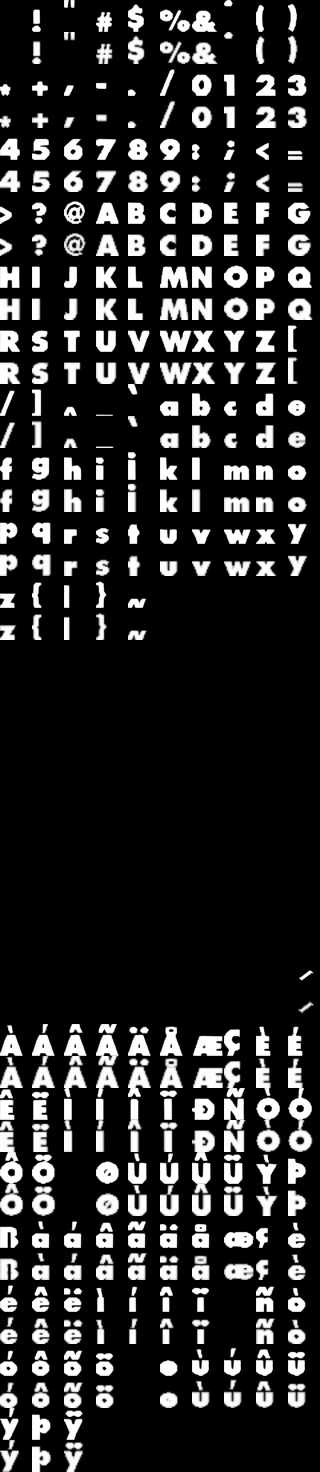
#> input picture re/analysis/frontend_layout/msdf_validation.png, 960 x 4416 px (shown at 1/3 size)
$ python build_msdf_font.py --in ../analysis/frontend_layout/msdf_validation.png
#> lines starting #> are read from the running program, lines starting #| are printed output that depends on the picture; after the words box and inside, x2 and y2 are one past the last pixel; in counts of white or black regions, pixels touching at a corner belong together
#!/usr/bin/env python3
"""
build_msdf_font.py  -- TD5RE frontend MSDF font atlas generator.

Converts a grid bitmap font atlas (e.g. BodyText.png, 10 cols x 23 rows of
24x24 white-on-black glyph cells) into a Multi-channel Signed Distance Field
(MSDF) atlas with the SAME logical grid, so the existing frontend UV math
(u0=col/cols, v0=row/rows, ...) works verbatim -- only the texture page and
pixel shader change at draw time.

Self-contained: numpy + scipy + scikit-image + opencv (cv2) + Pillow.
No external msdfgen / potrace binary needed.

Pipeline per glyph cell:
  1. extract the source cell, build a coverage field in [0,1]
  2. trace the 0.5 iso-contour (sub-pixel) with skimage.measure.find_contours
  3. simplify each closed contour (Douglas-Peucker / cv2.approxPolyDP)
  4. edge-color the contour segments (Chlumsky "simple" coloring) so sharp
     corners are preserved by the runtime median(r,g,b)
  5. for each colour channel, signed distance = sign(inside) * min distance to
     the nearest segment carrying that channel; encode into [0,1] over a fixed
     px range
  6. pack the SxS MSDF cell into the atlas at (col*S, row*S)

Offline validation (default on): reconstruct every glyph using the exact
runtime shader math (median + smoothstep) at high resolution, tile into a
sheet, and report mean IoU vs a supersampled rasterisation of the source so we
KNOW the atlas is faithful before building the game.

Usage:
  python re/tools/build_msdf_font.py
  python re/tools/build_msdf_font.py --in re/assets/frontend/BodyText.png \
        --out re/assets/frontend/BodyText_msdf.png --cell 64 --range 6
"""
import argparse, json, os, sys
import numpy as np

try:
    import cv2
except Exception as e:
    print("ERROR: opencv (cv2) required:", e); sys.exit(1)
from skimage import measure
from PIL import Image

# ---- MSDF edge colours (bit masks over R=1,G=2,B=4) -------------------------
BLACK, RED, GREEN, YELLOW, BLUE, MAGENTA, CYAN, WHITE = 0, 1, 2, 3, 4, 5, 6, 7


def switch_color(color, seed, banned=BLACK):
    """msdfgen edgeColoringSimple switchColor()."""
    combined = color & banned
    if combined in (RED, GREEN, BLUE):
        return combined ^ WHITE, seed
    if color in (BLACK, WHITE):
        start = (CYAN, MAGENTA, YELLOW)
        c = start[seed % 3]
        return c, seed // 3
    shifted = color << (1 + (seed & 1))
    c = (shifted | (shifted >> 3)) & WHITE
    return c, seed >> 1


def simplify_contour(pts, eps):
    """pts: Nx2 float (x,y). Returns simplified closed polygon Mx2 float."""
    cnt = pts.astype(np.float32).reshape(-1, 1, 2)
    approx = cv2.approxPolyDP(cnt, eps, True).reshape(-1, 2).astype(np.float64)
    return approx


def color_contour(poly, angle_thresh_deg):
    """Assign an edge colour mask to each edge of a closed polygon.
    Returns list of (p0, p1, colormask). Smooth runs share a colour; colour
    switches at every sharp corner so median(r,g,b) reconstructs the corner."""
    n = len(poly)
    if n < 2:
        return []
    # edge directions
    edges = [(poly[i], poly[(i + 1) % n]) for i in range(n)]
    dirs = []
    for a, b in edges:
        d = b - a
        L = np.hypot(d[0], d[1])
        dirs.append(d / L if L > 1e-9 else np.array([0.0, 0.0]))
    cos_th = np.cos(np.radians(angle_thresh_deg))
    # corner at vertex i = between edge i-1 and edge i
    is_corner = []
    for i in range(n):
        din = dirs[i - 1]
        dout = dirs[i]
        dot = float(np.dot(din, dout))
        is_corner.append(dot < cos_th)  # sharp turn => corner
    n_corners = sum(is_corner)
    colored = []
    if n_corners == 0:
        # smooth loop (e.g. 'O' outline): single colour is wrong for median,
        # split into two halves with two colours sharing one channel.
        col = CYAN
        for i, (a, b) in enumerate(edges):
            c = CYAN if i < n // 2 else MAGENTA
            colored.append((a, b, c))
        return colored
    # start at the first corner so spline runs are contiguous
    start = next(i for i in range(n) if is_corner[i])
    seed = 0
    color = WHITE
    color, seed = switch_color(color, seed)
    for k in range(n):
        i = (start + k) % n
        if k > 0 and is_corner[i]:
            color, seed = switch_color(color, seed)
        a, b = edges[i]
        colored.append((a, b, color))
    return colored


def seg_distance(px, py, segs):
    """Min unsigned distance from each grid point to a list of segments.
    px,py: (H,W) grids. segs: list of (x0,y0,x1,y1). Returns (H,W)."""
    if not segs:
        return np.full(px.shape, 1e9)
    best = np.full(px.shape, 1e18)
    for (x0, y0, x1, y1) in segs:
        dx, dy = x1 - x0, y1 - y0
        L2 = dx * dx + dy * dy
        if L2 < 1e-12:
            d2 = (px - x0) ** 2 + (py - y0) ** 2
        else:
            t = ((px - x0) * dx + (py - y0) * dy) / L2
            t = np.clip(t, 0.0, 1.0)
            cx = x0 + t * dx
            cy = y0 + t * dy
            d2 = (px - cx) ** 2 + (py - cy) ** 2
        np.minimum(best, d2, out=best)
    return np.sqrt(best)


def make_msdf_cell(cov, out_h, out_w, rng_units, eps, angle_thresh, blur, level, up=8):
    """cov: (cell,cell) coverage in [0,1]. Returns (S,S,3) float MSDF in [0,1].
    rng_units: distance range in *source-cell units*."""
    cell_h, cell_w = cov.shape[0], cov.shape[1]
    out = np.full((out_h, out_w, 3), 0.0, dtype=np.float64)  # deep outside
    # Upsample the coverage (cubic) before tracing so the iso-contour is smooth
    # instead of following the low-res source's pixel stairsteps -- the
    # stairsteps are what made glyph edges look lumpy/wavy at high magnification.
    # A higher-res source already has fine stairsteps, so fewer UP steps are
    # needed there (keeps the trace fast): use --up 3..4 for a 48px source.
    UP = up
    big = np.clip(cv2.resize(cov, (cell_w * UP, cell_h * UP),
                             interpolation=cv2.INTER_CUBIC), 0.0, 1.0)
    # Optional light gaussian to take stairstep waviness off the iso-contour.
    # Tuned per font: helpful for the 24px BodyText, but it DILATES the 0.5
    # contour outward, which on a 12px source fattens glyphs and closes the
    # counters of a/e/8/0 -> use --blur 0 for small/low-res fonts.
    if blur > 0.0:
        big = cv2.GaussianBlur(big, (0, 0), UP * blur)
    # Pad with a deep-outside (0) border so glyphs that touch the cell edge still
    # produce CLOSED contours. Without this, find_contours returns an OPEN
    # contour and approxPolyDP(closed=True) joins its ends with a phantom segment
    # straight across the glyph -> a spurious diagonal distance ridge.
    PAD = UP
    big = np.pad(big, PAD, mode="constant", constant_values=0.0)
    contours = measure.find_contours(big, level)
    # collect coloured segments per channel
    chan_segs = {1: [], 2: [], 4: []}  # R,G,B
    all_edges = []
    any_seg = False
    for c in contours:
        if len(c) < 3:
            continue
        # find_contours returns (row, col) == (y, x); undo PAD then /UP -> cell units
        pts = (np.stack([c[:, 1], c[:, 0]], axis=1) - PAD) / UP  # (x,y) cell units
        poly = simplify_contour(pts, eps)
        if len(poly) < 2:
            continue
        for (a, b, col) in color_contour(poly, angle_thresh):
            seg = (a[0], a[1], b[0], b[1])
            for bit in (1, 2, 4):
                if col & bit:
                    chan_segs[bit].append(seg)
            all_edges.append(seg)
            any_seg = True
    if not any_seg:
        return out  # empty glyph
    # output grid centres mapped to source-cell coords
    ys = (np.arange(out_h) + 0.5) / out_h * cell_h
    xs = (np.arange(out_w) + 0.5) / out_w * cell_w
    gx, gy = np.meshgrid(xs, ys)
    # inside test from upsampled coverage
    # Single-channel signed distance field, replicated to RGB. The renderer's
    # median(r,g,b) is then a no-op (all channels equal) -- which deliberately
    # avoids every MSDF median pathology (diagonal medial-axis seams, thin-stroke
    # cracks, holes, and re-seaming under bilinear interpolation) that a
    # hand-rolled multi-channel field is prone to. The cost is very slightly
    # rounded sharp corners (bounded by the distance range), imperceptible at the
    # 24px source's detail level. chan_segs / edge colouring are retained above
    # only to populate all_edges; the colours are intentionally ignored here.
    up = cv2.resize(cov, (out_w, out_h), interpolation=cv2.INTER_LINEAR)
    sign = np.where(up >= level, 1.0, -1.0)
    d_all = seg_distance(gx, gy, all_edges)
    true_val = np.clip(sign * d_all / (2.0 * rng_units) + 0.5, 0.0, 1.0)
    for ch in range(3):
        out[:, :, ch] = true_val
    return out


def median3(a, b, c):
    return np.maximum(np.minimum(a, b), np.minimum(np.maximum(a, b), c))


def main():
    ap = argparse.ArgumentParser()
    ap.add_argument("--in", dest="inp", default="re/assets/frontend/BodyText.png")
    ap.add_argument("--out", dest="out", default="re/assets/frontend/BodyText_msdf.png")
    ap.add_argument("--json", dest="js", default=None)
    ap.add_argument("--cols", type=int, default=10)
    ap.add_argument("--rows", type=int, default=23)
    ap.add_argument("--srccell", type=int, default=24)
    ap.add_argument("--cell", type=int, default=64, help="output MSDF cell px")
    ap.add_argument("--range", type=float, default=6.0,
                    help="distance range in ATLAS px (converted to src units)")
    ap.add_argument("--eps", type=float, default=0.35, help="approxPolyDP epsilon (src px)")
    ap.add_argument("--angle", type=float, default=28.0, help="corner angle threshold deg")
    ap.add_argument("--blur", type=float, default=0.55,
                    help="contour-smoothing gaussian sigma in UP units; 0 = none "
                         "(use 0 for small/low-res fonts to avoid counter-closing)")
    ap.add_argument("--level", type=float, default=0.5,
                    help="coverage iso-level to trace; >0.5 thins glyphs / opens "
                         "counters on low-res fonts (e.g. 0.6 for the 12px small font)")
    ap.add_argument("--up", type=int, default=8,
                    help="coverage upsample factor before tracing; use 3-4 for a high-res "
                         "(48px+) source to keep the trace fast (detail comes from the source)")
    ap.add_argument("--novalidate", action="store_true")
    ap.add_argument("--valout", default="re/analysis/frontend_layout/msdf_validation.png")
    ap.add_argument("--single", action="store_true",
                    help="treat the whole input image as ONE cell (title strips). "
                         "Output preserves aspect at --outh height.")
    ap.add_argument("--outh", type=int, default=96,
                    help="output height in px for --single mode")
    a = ap.parse_args()

    # ---- Single whole-image SDF (title strips: one phrase per image) ----
    if a.single:
        si = np.array(Image.open(a.inp).convert("RGBA")).astype(np.float64)
        sH, sW = si.shape[:2]
        cov = si[:, :, :3].max(axis=2) / 255.0
        if si.shape[2] == 4:
            cov = cov * (si[:, :, 3] / 255.0)
        out_h = a.outh
        out_w = max(1, int(round(sW * out_h / sH)))
        rng_units = a.range * sH / out_h  # range_px(atlas) -> source px
        cell = make_msdf_cell(cov, out_h, out_w, rng_units, a.eps, a.angle, a.blur, a.level, a.up)
        out_img = (np.clip(cell, 0, 1) * 255.0 + 0.5).astype(np.uint8)
        os.makedirs(os.path.dirname(a.out) or ".", exist_ok=True)
        Image.fromarray(out_img, "RGB").save(a.out)
        print(f"Wrote {a.out}  {out_w}x{out_h}  (single, src {sW}x{sH})")
        return

    src = np.array(Image.open(a.inp).convert("RGBA")).astype(np.float64)
    H, W = src.shape[:2]
    exp_w, exp_h = a.cols * a.srccell, a.rows * a.srccell
    if (W, H) != (exp_w, exp_h):
        print(f"WARN: {a.inp} is {W}x{H}, expected {exp_w}x{exp_h} "
              f"({a.cols}x{a.rows} of {a.srccell}px). Continuing with actual grid.")
#| WARN: ../analysis/frontend_layout/msdf_validation.png is 960x4416, expected 240x552 (10x23 of 24px). Continuing with actual grid.
    # coverage = max(R,G,B)/255 (white glyph on black). Respect alpha if present.
    rgb = src[:, :, :3].max(axis=2) / 255.0
    if src.shape[2] == 4:
        rgb = rgb * (src[:, :, 3] / 255.0)

    S = a.cell
    rng_units = a.range * a.srccell / S  # atlas px -> source-cell units
    atlas = np.zeros((a.rows * S, a.cols * S, 3), dtype=np.float64)

    n_glyphs = a.cols * a.rows
    nonempty = 0
    for gi in range(n_glyphs):
        col = gi % a.cols
        row = gi // a.cols
        y0, x0 = row * a.srccell, col * a.srccell
        cov = rgb[y0:y0 + a.srccell, x0:x0 + a.srccell]
        if cov.shape != (a.srccell, a.srccell):
            continue
        if cov.max() < 0.25:
            continue  # blank cell (space etc.)
        cellmsdf = make_msdf_cell(cov, S, S, rng_units, a.eps, a.angle, a.blur, a.level, a.up)
        atlas[row * S:(row + 1) * S, col * S:(col + 1) * S, :] = cellmsdf
        nonempty += 1
#> this loop made 230 passes
#> contours in make_msdf_cell on passes 9, 10, 15: 2 point arrays, longest 619 points, 1 point arrays, longest 507 points, 1 point arrays, longest 639 points
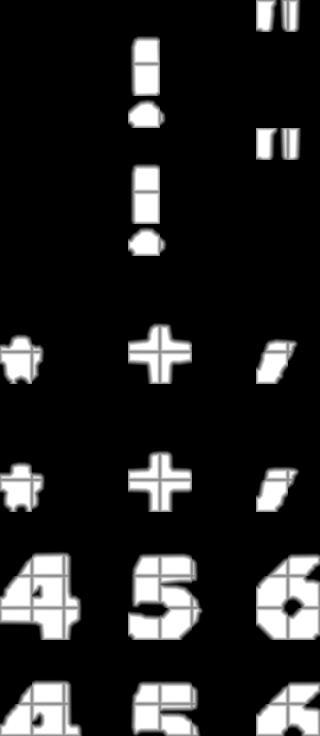
#> atlas: shape (1472, 640, 3) float64 (shown at 1/2 size); min 0, max 1, mean 0.144
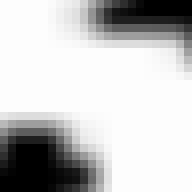
#> cov: shape (24, 24) float64 (shown 8 times larger); min 0, max 0.992, mean 0.767
#> after the loop, nonempty = 82

    out_img = (np.clip(atlas, 0, 1) * 255.0 + 0.5).astype(np.uint8)
    os.makedirs(os.path.dirname(a.out) or ".", exist_ok=True)
    Image.fromarray(out_img, "RGB").save(a.out)
    print(f"Wrote {a.out}  {out_img.shape[1]}x{out_img.shape[0]}  glyphs={nonempty}")
#| Wrote re/assets/frontend/BodyText_msdf.png  640x1472  glyphs=82

    meta = {
        "atlas": os.path.basename(a.out),
        "cols": a.cols, "rows": a.rows,
        "src_cell": a.srccell, "out_cell": S,
        "distance_range_atlas_px": a.range,
        "distance_range_src_units": rng_units,
        "note": "Same logical grid as source bitmap font; reuse existing UV math.",
    }
    jp = a.js or (os.path.splitext(a.out)[0] + ".json")
    with open(jp, "w") as f:
        json.dump(meta, f, indent=2)
    print(f"Wrote {jp}")

    if not a.novalidate:
        validate(rgb, atlas, a, S)


def validate(src_cov, atlas, a, S):
    """Reconstruct each glyph via the runtime shader math and compare IoU."""
#> called with S = 64
    R = 96  # reconstruction resolution per glyph
    sheet_cols = a.cols
    sheet = np.zeros((a.rows * R * 2, sheet_cols * R, 3), dtype=np.uint8)
    ious = []
    for gi in range(a.cols * a.rows):
        col = gi % a.cols
        row = gi // a.cols
        cy0, cx0 = row * S, col * S
        cell = atlas[cy0:cy0 + S, cx0:cx0 + S, :]
        if cell.max() <= 0.0:
            continue
        # bilinear upsample the MSDF to R, then median + smoothstep like the shader
        up = cv2.resize(cell, (R, R), interpolation=cv2.INTER_LINEAR)
        sd = median3(up[:, :, 0], up[:, :, 1], up[:, :, 2])
        # screen-space width ~ derivative; approximate with a fixed small w
        # (shader uses fwidth; for validation use the analytic slope)
        w = 0.5 * a.range * (R / S) / S  # rough; just for AA preview
        w = max(w, 1.0 / R)
        recon = np.clip((sd - (0.5 - w)) / (2 * w), 0, 1)
        recon_bin = sd >= 0.5
        # supersample the source glyph to R
        sc0y, sc0x = row * a.srccell, col * a.srccell
        srcg = src_cov[sc0y:sc0y + a.srccell, sc0x:sc0x + a.srccell]
        srcup = cv2.resize(srcg, (R, R), interpolation=cv2.INTER_LINEAR)
        src_bin = srcup >= 0.5
        inter = np.logical_and(recon_bin, src_bin).sum()
        union = np.logical_or(recon_bin, src_bin).sum()
        if union > 0:
            ious.append(inter / union)
        # build comparison tile: top = MSDF recon, bottom = source
        rr = (recon * 255).astype(np.uint8)
        sb = (np.clip(srcup, 0, 1) * 255).astype(np.uint8)
        sheet[row * R * 2:row * R * 2 + R, col * R:(col + 1) * R, :] = rr[:, :, None]
        sheet[row * R * 2 + R:row * R * 2 + 2 * R, col * R:(col + 1) * R, :] = sb[:, :, None]
#> this loop made 230 passes
#> (inter, union) on passes 9, 10, 15: (5906, 5962), (2701, 2777), (5768, 5866)
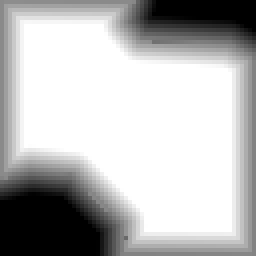
#> cell: shape (64, 64, 3) float64 (shown 4 times larger); min 0, max 1, mean 0.726
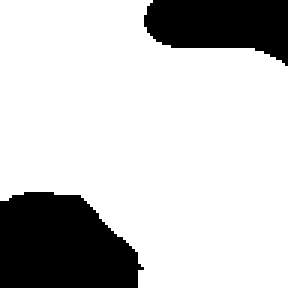
#> recon_bin: shape (96, 96) bool (shown 3 times larger); 78.3% white; 2 black regions, box (x1, y1, x2, y2) and area: (0, 64, 48, 96) 1235, (48, 0, 96, 22) 766
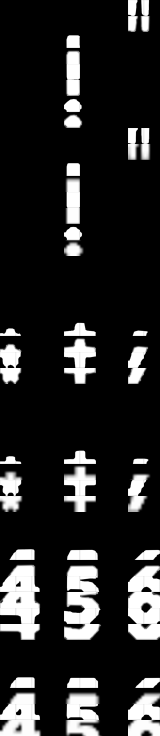
#> sheet: shape (4416, 960, 3) (shown at 1/6 size); min 0, max 255, mean 39.1
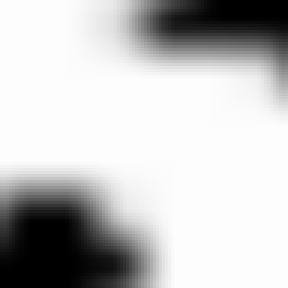
#> srcup: shape (96, 96) float64 (shown 3 times larger); min 0, max 0.992, mean 0.767
#> after the loop, ious = 76 values, max 0.999 at index 64, min 0.914 at index 35, mean 0.984
    os.makedirs(os.path.dirname(a.valout) or ".", exist_ok=True)
    Image.fromarray(sheet, "RGB").save(a.valout)
    miou = float(np.mean(ious)) if ious else 0.0
#> miou = 0.984
    print(f"Validation: mean IoU(recon vs source) = {miou:.4f} over {len(ious)} glyphs")
#| Validation: mean IoU(recon vs source) = 0.9842 over 76 glyphs
    print(f"  (top row = MSDF reconstruction, bottom row = source) -> {a.valout}")
    if miou < 0.90:
        print("  WARN: IoU < 0.90 -- tune --eps/--angle/--range before shipping.")


if __name__ == "__main__":
    main()

$ run again, with re/analysis/frontend_layout/big_bmp_now.png copied over re/analysis/frontend_layout/msdf_validation.png
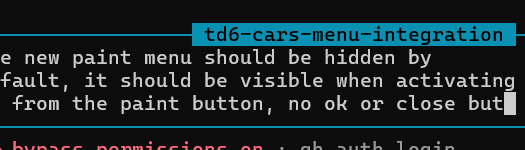
#> input picture re/analysis/frontend_layout/big_bmp_now.png, 525 x 150 px
#| WARN: ../analysis/frontend_layout/msdf_validation.png is 525x150, expected 240x552 (10x23 of 24px). Continuing with actual grid.
#> the loop in main, `for gi in range(n_glyphs):` made 230 passes
#> contours in make_msdf_cell on passes 9 to 11: 1 point arrays, longest 397 points, 1 point arrays, longest 397 points, 1 point arrays, longest 409 points
#> after the loop in main, `for gi in range(n_glyphs):`:
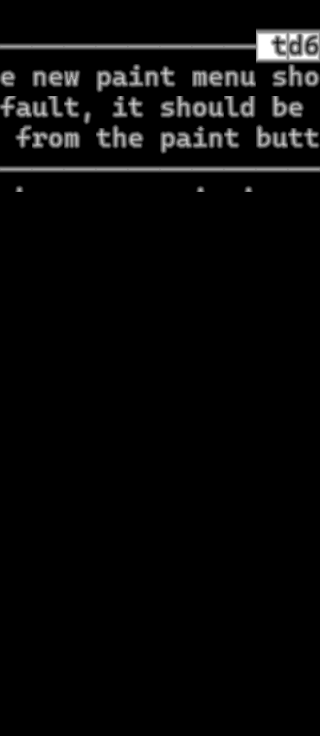
#> atlas: shape (1472, 640, 3) float64 (shown at 1/2 size); min 0, max 1, mean 0.0324
#> after the loop in main, `for gi in range(n_glyphs):`: nonempty = 52
#| Wrote re/assets/frontend/BodyText_msdf.png  640x1472  glyphs=52
#> the loop in validate, `for gi in range(a.cols * a.rows):` made 230 passes
#> (inter, union) on passes 9 to 11: (288, 288), (288, 288), (575, 576)
#> after the loop in validate, `for gi in range(a.cols * a.rows):`:
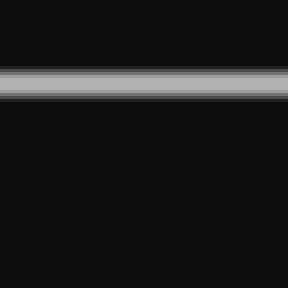
#> srcup: shape (96, 96) float64 (shown 3 times larger); min 0.0471, max 0.698, mean 0.101
#> after the loop in validate, `for gi in range(a.cols * a.rows):`: ious = 52 values, max 1 at index 0, min 0.858 at index 16, mean 0.936
#> miou = 0.936
#| Validation: mean IoU(recon vs source) = 0.9363 over 52 glyphs
